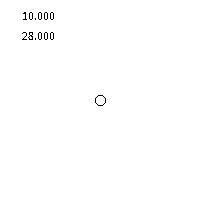
Frame 1 (no input)
Frame 60 (the mouse pressed at the canvas centre just before this capture): identical to frame 1, image omitted
Frame 120 (the mouse held since frame 60 and released just before this capture): identical to frame 1, image omitted

The Processing sketch that drew this single still picture (run headless with seeded random() and noise(); from frame 60 on, the mouse is pressed at the canvas centre):

// Processing sketch: PiDag
// ── PiDag.pde
float diameter = 10;

void setup()
{
  size(200, 200);
  noSmooth();
}

float tel_pixels()
{
  loadPixels();
  float aantal = 0;
  for (int i = 0; i != width*height; ++i) 
  {
    if (pixels[i] == color(0,0,0)) 
    {
      aantal = aantal + 1;
    }
  }
  return aantal;
}
void draw()
{
  background(255);
  fill(255,255,255);
  ellipse(width / 2, height / 2, diameter, diameter);  
  if (keyPressed) {
    if (key == 'd') {
      diameter = diameter + 1;
    }
    if (key == 'a') {
      diameter = diameter - 1;
    }
  }
  fill(0,0,0);
  text(tel_pixels(), 20, 40);
  text(diameter, 20, 20);
}
